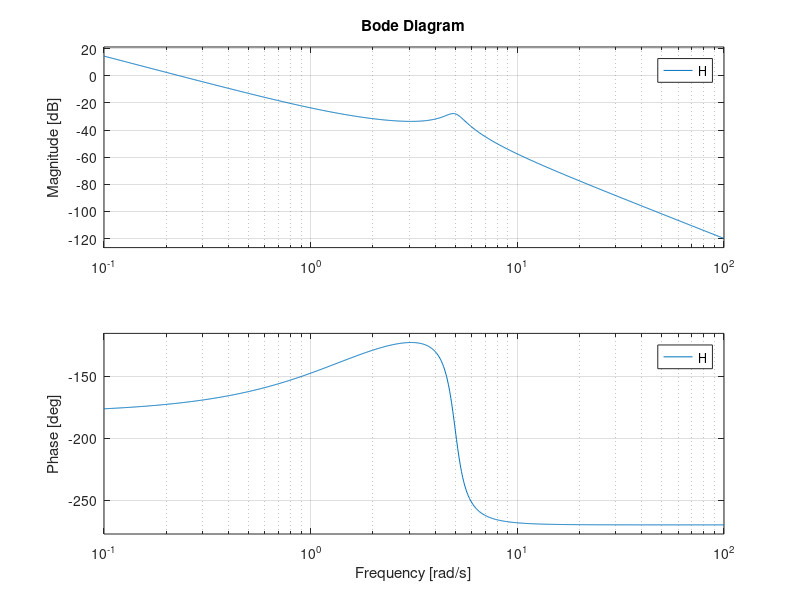

MATLAB code to generate this figure:

% H = tf([1 2 4],[1 4 28 75 0]);

s = tf('s');
H = (s+2)^2/(s^2*(s+3)*(s^2+s+25));
% Plot the Bode plot with logarithmic frequency and magnitude axes
bode(H);
%%  omega --> 0
%When the omega --> 0 the value that we get is the start of the bode plot
%but we need to convert it to db
db = 20*log10(1/25);

























%% System Identification (FRF)
% mag = abs(H);
% phase = rad2deg(angle(H));
% 
% figure; 
% subplot(3,1,1);
% 
% semilogx(hz, 20*log10(mag));
% 
% ylabel('Magnitude[dB]')
% 
% grid on
% 
% P2 = subplot(3,1,2);
% 
% semilogx(hz,phase);
% 
% ylabel('Phase[degrees]')
